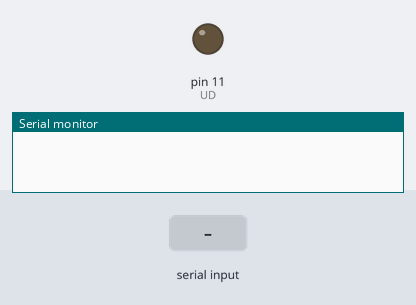
The sketch below on a simulated Arduino Uno, built with avr-gcc and run on an emulated ATmega328P. On the bench: output pins drawn as LEDs (lit = HIGH), the last lines printed to the serial monitor. Inputs (shaded band) come from the test bench. Pins used as bus, display or sensor lines are not drawn.

Above: at 1.2 s.
1.3 s: "1" received over Serial
At 3.5 s:
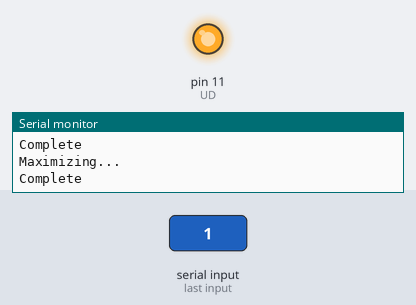
Timing chart, 0 to 5.0 s (numbered marks = the images above; inputs shaded):
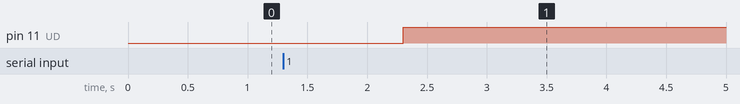

The sketch:

testDigitalPot.ino
```cpp
int INC = 12;
int UD = 11;
int CS = 10;


void percentPotTurn(int percent) {
  int x = 0;
  setZero();
  while (x <= percent) {
    stepUp();
    x++;
    }
  }

void stepUp(){
  /*When (UD) in a high state and CS is low, any high−to−low
transition on INC will cause the wiper to move one
increment toward the RH terminal.*/
  digitalWrite(CS, LOW);
  digitalWrite(UD, HIGH);
  digitalWrite(INC, HIGH);
  digitalWrite(INC, LOW);
  }

void stepDown(){
  /*When (UD) in a low state and
CS is low, any high-to-low transition on INC will cause the
wiper to move one increment towards the RL terminal.*/
  digitalWrite(CS, LOW);
  digitalWrite(UD, LOW);
  digitalWrite(INC, HIGH);
  digitalWrite(INC, LOW);
  }


void setZero() {

int x = 0;
while (x < 101) {
    stepDown();
    x++;
  }
}

void maximize() {
int x = 0;
while (x <= 101) {
    stepUp();
    x++;
  }
}


void setup() {
  Serial.begin(9600);
  pinMode(CS, OUTPUT);
  pinMode(UD, OUTPUT);
  pinMode(INC, OUTPUT);

  // put your setup code here, to run once:
  setZero();
}

void loop() {
  // put your main code here, to run repeatedly:
  //maximize();
  //Serial.println("RUNNING");

  String command;
  if (Serial.available() != 0) {
    command = Serial.readString();
    Serial.println("Processing Command");
    if (command = "reset") {
      Serial.println("Zeroing...");
      setZero();
      Serial.println("Complete");
      }
    if (command = "maximize") {
      Serial.println("Maximizing...");
      maximize();
      Serial.println("Complete");
      }

  }


}
```

Measured:
- after the input at 1.3 s, pin 11 (UD): LOW → HIGH after 1.0 s
